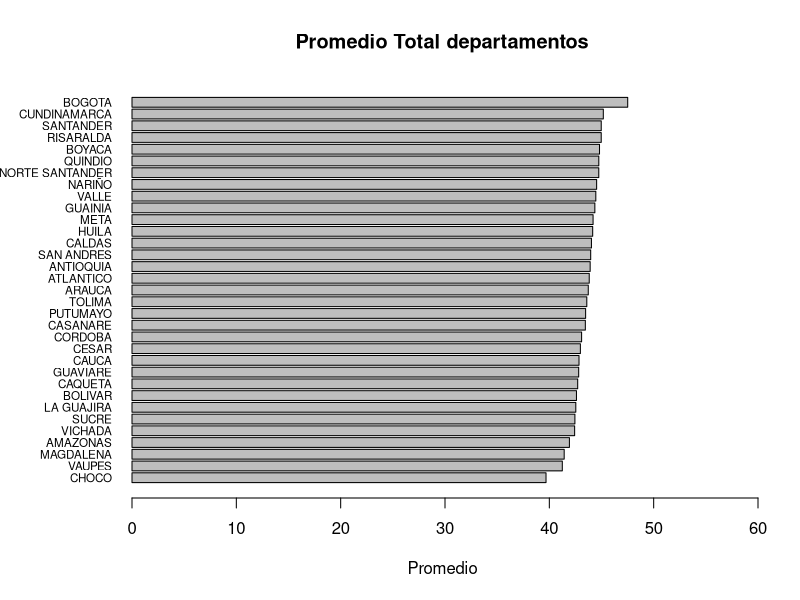

Recreate this plot in R.
setwd("C:/Users/JosePortatil/Dropbox/8 semestre/Estadistica Descriptiva/Trabajo_Final_EDAED/Bases_de_Datos")

# Lectura de la base de datos
Departamentos<-read.csv2("Departamentos.csv",enc="latin1")
str(Departamentos)
newdata <- Departamentos[order(Departamentos$Promedio),]

#name=c(as.character(Departamentos$DEPARTAMENTO))
op<-par(no.readonly = TRUE)
par(mar=op$mar+c(0,2.5,0,0))


barplot(newdata $Promedio,names = newdata $DEPARTAMENTO,horiz=TRUE,las=1, main="Promedio Total departamentos ", 
        xlab="Promedio ",cex.names=0.7,xlim=c(0,60))


